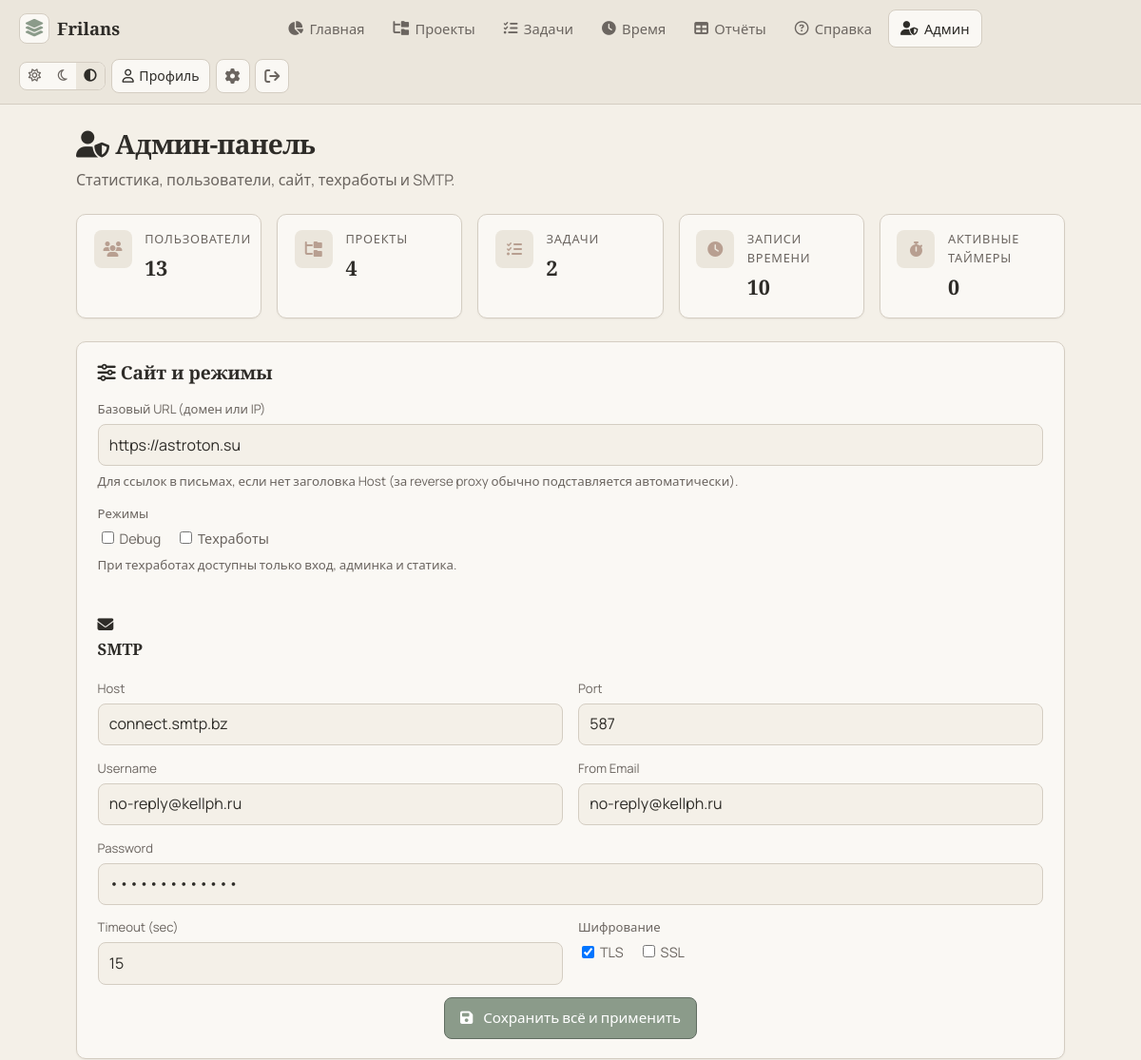
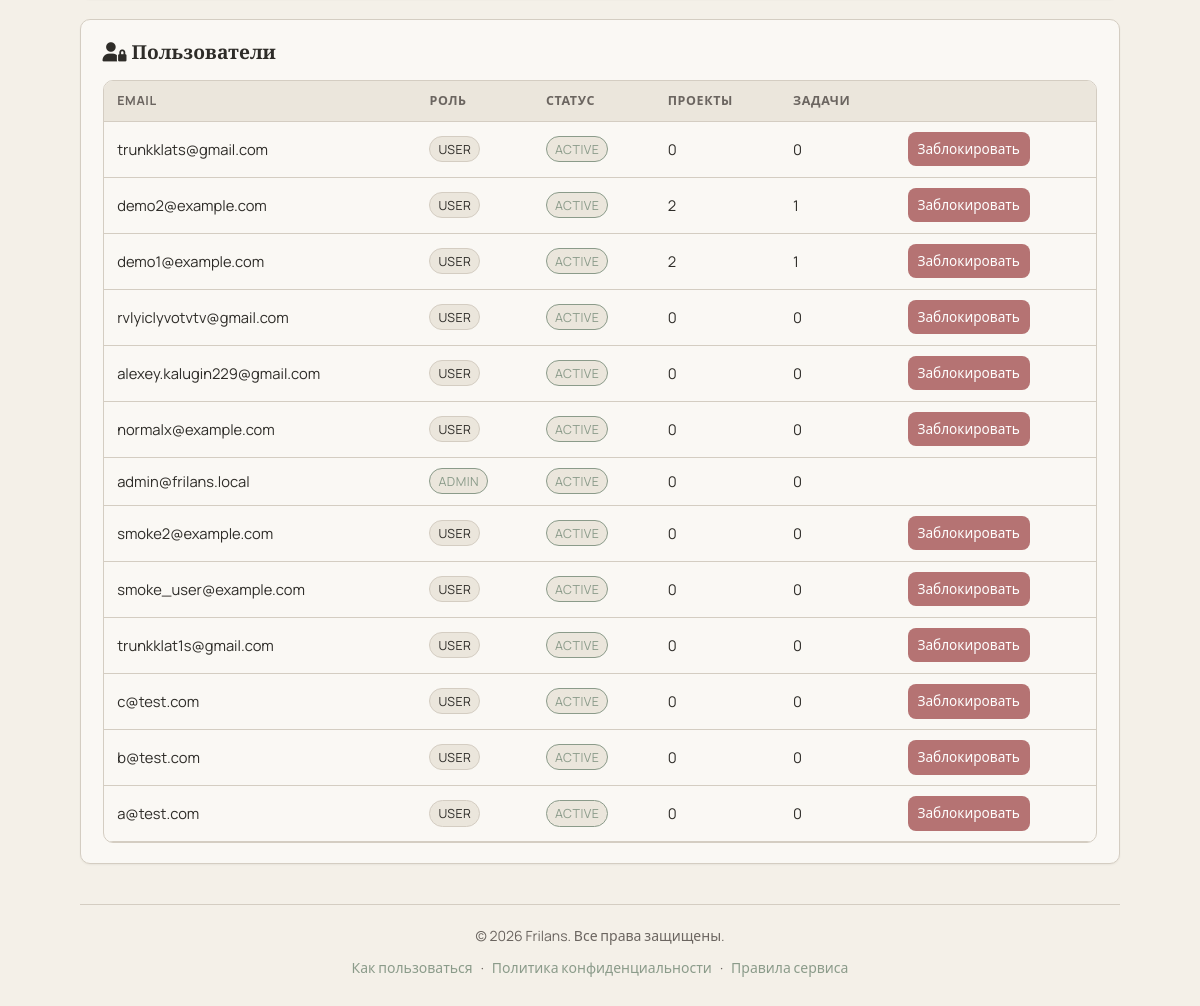
/admin (signed in), run on the app's committed database (2 pictures, top to bottom).
### app/models.py (models this page shows)
class User(Base):
    __tablename__ = "users"
    id: Mapped[int] = mapped_column(Integer, primary_key=True, autoincrement=True)
    email: Mapped[str] = mapped_column(String(255), unique=True, index=True)
    hashed_password: Mapped[str] = mapped_column(String(255))
    email_verified: Mapped[bool] = mapped_column(Boolean, default=False)
    verification_token: Mapped[str | None] = mapped_column(String(64), nullable=True, index=True)
    verification_expires_at: Mapped[datetime | None] = mapped_column(DateTime, nullable=True)
    currency: Mapped[str] = mapped_column(String(8), default="RUB")
    date_format: Mapped[str] = mapped_column(String(32), default="DD.MM.YYYY")
    theme: Mapped[str] = mapped_column(String(16), default=ThemePreference.system.value)
    is_admin: Mapped[bool] = mapped_column(Boolean, default=False)
    is_blocked: Mapped[bool] = mapped_column(Boolean, default=False)
    created_at: Mapped[datetime] = mapped_column(DateTime, default=datetime.utcnow)
    projects: Mapped[list["Project"]] = relationship(back_populates="user", cascade="all, delete-orphan")
    tags: Mapped[list["Tag"]] = relationship(back_populates="user", cascade="all, delete-orphan")

### app/main.py (the view)
@app.get("/admin", response_class=HTMLResponse)
async def admin_page(request: Request, db: Annotated[Session, Depends(get_db)]):
    admin = require_admin(request, db)
    users = db.execute(select(User).order_by(User.created_at.desc())).scalars().all()
    projects_count = db.scalar(select(func.count(Project.id))) or 0
    tasks_count = db.scalar(select(func.count(Task.id))) or 0
    time_entries_count = db.scalar(select(func.count(TimeEntry.id))) or 0
    active_timers_count = db.scalar(select(func.count(ActiveTimer.user_id))) or 0
    user_cards = []
    for u in users:
        p_count = db.scalar(select(func.count(Project.id)).where(Project.user_id == u.id)) or 0
        t_count = db.scalar(
            select(func.count(Task.id)).where(Task.project_id.in_(select(Project.id).where(Project.user_id == u.id)))
        ) or 0
        user_cards.append({"user": u, "projects": p_count, "tasks": t_count})
    return templates.TemplateResponse(
        "admin.html",
        {
            "request": request,
            "user": admin,
            "flash": pop_flash(request),
            "title": "Админ-панель",
            "nav": "admin",
            "users": user_cards,
            "projects_count": projects_count,
            "tasks_count": tasks_count,
            "time_entries_count": time_entries_count,
            "active_timers_count": active_timers_count,
            "settings": app_cfg.SETTINGS,
        },
    )

### templates/admin.html (shortened to what this page needs)
{% extends "base.html" %}
{% block content %}
<div class="page-head">
  <h1 class="h1"><i class="fa-solid fa-user-shield" aria-hidden="true"></i> Админ-панель</h1>
  <p class="lede muted">Статистика, пользователи, сайт, техработы и SMTP.</p>
</div>
<section class="grid-stats" aria-label="Статистика системы">
  <article class="stat-card"><div class="stat-card__icon"><i class="fa-solid fa-users" aria-hidden="true"></i></div><div class="stat-card__body"><p class="stat-card__label">Пользователи</p><p class="stat-card__value">{{ users|length }}</p></div></article>
  <article class="stat-card"><div class="stat-card__icon"><i class="fa-solid fa-folder-tree" aria-hidden="true"></i></div><div class="stat-card__body"><p class="stat-card__label">Проекты</p><p class="stat-card__value">{{ projects_count }}</p></div></article>
  <article class="stat-card"><div class="stat-card__icon"><i class="fa-solid fa-list-check" aria-hidden="true"></i></div><div class="stat-card__body"><p class="stat-card__label">Задачи</p><p class="stat-card__value">{{ tasks_count }}</p></div></article>
  <article class="stat-card"><div class="stat-card__icon"><i class="fa-solid fa-clock" aria-hidden="true"></i></div><div class="stat-card__body"><p class="stat-card__label">Записи времени</p><p class="stat-card__value">{{ time_entries_count }}</p></div></article>
  <article class="stat-card"><div class="stat-card__icon"><i class="fa-solid fa-stopwatch" aria-hidden="true"></i></div><div class="stat-card__body"><p class="stat-card__label">Активные таймеры</p><p class="stat-card__value">{{ active_timers_count }}</p></div></article>
</section>
<section class="card">
  <h2 class="h2"><i class="fa-solid fa-sliders" aria-hidden="true"></i> Сайт и режимы</h2>
  <form method="post" action="/admin/config" class="form-grid form-grid--2">
    <label class="field field--full"><span class="field__label">Базовый URL (домен или IP)</span>
      <input class="input" name="base_url" value="{{ settings.BASE_URL }}" placeholder="https://example.com">
      <small class="muted">Для ссылок в письмах, если нет заголовка Host (за reverse proxy обычно подставляется автоматически).</small>
    </label>
    <label class="field"><span class="field__label">Режимы</span>
      <div class="chk-group">
        <label class="chk"><input type="checkbox" name="debug" value="true" {% if settings.DEBUG %}checked{% endif %}> Debug</label>
        <label class="chk"><input type="checkbox" name="maintenance" value="true" {% if settings.MAINTENANCE %}checked{% endif %}> Техработы</label>
      </div>
      <small class="muted">При техработах доступны только вход, админка и статика.</small>
    </label>
    <div class="field field--full" style="margin:0;"><hr style="border:0;border-top:1px solid var(--border, #ded8cc);"></div>
    <h3 class="h3 field field--full"><i class="fa-solid fa-envelope" aria-hidden="true"></i> SMTP</h3>
    <label class="field"><span class="field__label">Host</span><input class="input" name="host" value="{{ settings.SMTP_HOST }}"></label>
    <label class="field"><span class="field__label">Port</span><input class="input" name="port" type="number" value="{{ settings.SMTP_PORT }}" min="1"></label>
    <label class="field"><span class="field__label">Username</span><input class="input" name="username" value="{{ settings.SMTP_USERNAME }}"></label>
    <label class="field"><span class="field__label">From Email</span><input class="input" name="from_email" value="{{ settings.SMTP_FROM_EMAIL }}"></label>
    <label class="field field--full"><span class="field__label">Password</span><input class="input" name="password" type="password" value="{{ settings.SMTP_PASSWORD }}"></label>
    <label class="field"><span class="field__label">Timeout (sec)</span><input class="input" type="number" name="timeout_seconds" value="{{ settings.SMTP_TIMEOUT_SECONDS }}" min="5"></label>
    <label class="field"><span class="field__label">Шифрование</span>
      <div class="chk-group">
        <label class="chk"><input type="checkbox" name="use_tls" value="true" {% if settings.SMTP_USE_TLS %}checked{% endif %}> TLS</label>
        <label class="chk"><input type="checkbox" name="use_ssl" value="true" {% if settings.SMTP_USE_SSL %}checked{% endif %}> SSL</label>
      </div>
    </label>
    <div class="field field--full actions-row">
      <button type="submit" class="btn btn--primary"><i class="fa-solid fa-floppy-disk" aria-hidden="true"></i><span>Сохранить всё и применить</span></button>
    </div>
  </form>
</section>
<section class="card">
  <h2 class="h2"><i class="fa-solid fa-user-lock" aria-hidden="true"></i> Пользователи</h2>
  <div class="table-wrap">
    <table class="data-table">
      <thead><tr><th>Email</th><th>Роль</th><th>Статус</th><th>Проекты</th><th>Задачи</th><th></th></tr></thead>
      <tbody>
      {% for row in users %}
        <tr>
          <td>{{ row.user.email }}</td>
          <td>{% if row.user.is_admin %}<span class="pill pill--active">admin</span>{% else %}<span class="pill">user</span>{% endif %}</td>
          <td>{% if row.user.is_blocked %}<span class="pill pill--archived">blocked</span>{% else %}<span class="pill pill--active">active</span>{% endif %}</td>
          <td>{{ row.projects }}</td>
          <td>{{ row.tasks }}</td>
          <td>
            {% if not row.user.is_admin and row.user.id != user.id %}
            <form method="post" action="/admin/user/{{ row.user.id }}/toggle-block">
              <button type="submit" class="btn btn--sm {% if row.user.is_blocked %}btn--ghost{% else %}btn--danger{% endif %}">{% if row.user.is_blocked %}Разблокировать{% else %}Заблокировать{% endif %}</button>
            </form>
            {% endif %}
          </td>
        </tr>
      {% endfor %}
      </tbody>
    </table>
  </div>
</section>
{% endblock %}

### static/css/app.css (style rules this page uses)
:root { color-scheme: light; --font-sans: "Manrope", system-ui, sans-serif; --font-serif: "Spectral", Georgia, serif; --paper: #f4f0e8; --paper2: #ebe6dc; --ink: #2e2c28; --muted: #6b6560; --line: #d4cdc2; --accent: #8b9b8a; --accent2: #b89f91; --warn: #c9a66b; --danger: #b57373; --card: #faf8f4; --shadow: rgba(46, 44, 40, 0.06); --radius: 10px; --ease: cubic-bezier(0.33, 1, 0.68, 1); }
@media (prefers-color-scheme: light) { [data-theme="system"] { color-scheme: light; } }
*, *::before, *::after { box-sizing: border-box; }
html { scroll-behavior: smooth; }
body { margin: 0; font-family: var(--font-sans); font-size: 1rem; line-height: 1.55; color: var(--ink); background: var(--paper); min-height: 100vh; text-rendering: optimizeLegibility; -webkit-font-smoothing: antialiased; }
.h1, .h2, .h3 { font-family: var(--font-serif); font-weight: 600; line-height: 1.25; margin: 0 0 0.5rem; }
.h1 { font-size: 1.75rem; letter-spacing: -0.02em; }
.h2 { font-size: 1.2rem; margin-bottom: 1rem; }
.h3 { font-size: 1.05rem; }
.lede { font-size: 1rem; margin: 0; }
.muted { color: var(--muted); }
.auth-links i, .field__label i, .btn i, .top-nav__link i, .user-chip i, .icon-btn i { margin-right: 0.28rem; }
.page-head { margin-bottom: 1.5rem; }
.card { background: var(--card); border: 1px solid var(--line); border-radius: var(--radius); padding: 1.25rem 1.35rem; margin-bottom: 1.25rem; box-shadow: 0 1px 2px var(--shadow); }
.grid-stats { display: grid; grid-template-columns: repeat(auto-fit, minmax(180px, 1fr)); gap: 1rem; margin-bottom: 1.5rem; }
.stat-card { display: flex; gap: 0.85rem; align-items: flex-start; padding: 1rem 1.1rem; background: var(--card); border: 1px solid var(--line); border-radius: var(--radius); box-shadow: 0 1px 2px var(--shadow); }
.stat-card__icon { width: 2.5rem; height: 2.5rem; border-radius: 8px; background: var(--paper2); display: grid; place-items: center; color: var(--accent2); flex-shrink: 0; }
.stat-card__label { margin: 0; font-size: 0.8rem; color: var(--muted); text-transform: uppercase; letter-spacing: 0.06em; }
.stat-card__value { margin: 0.15rem 0 0; font-family: var(--font-serif); font-size: 1.35rem; font-weight: 600; }
.form-grid { display: grid; gap: 0.85rem 1rem; }
.form-grid--2 { grid-template-columns: repeat(2, 1fr); }
.field--full { grid-column: 1 / -1; }
.field { display: flex; flex-direction: column; gap: 0.35rem; }
.field__label { font-size: 0.82rem; color: var(--muted); }
.input { font: inherit; padding: 0.55rem 0.7rem; min-height: 2.75rem; border: 1px solid var(--line); border-radius: 8px; background: var(--paper); color: var(--ink); }
.btn { display: inline-flex; align-items: center; justify-content: center; gap: 0.4rem; padding: 0.55rem 1rem; font: inherit; font-size: 0.95rem; border-radius: 8px; border: 1px solid transparent; cursor: pointer; text-decoration: none; transition: background 0.2s, border-color 0.2s, color 0.2s; }
.btn--primary { background: var(--accent); color: #fff; border-color: color-mix(in srgb, var(--accent) 70%, #000); }
.btn--danger { background: var(--danger); color: #fff; }
.btn--sm { padding: 0.35rem 0.55rem; font-size: 0.85rem; }
.actions-row { display: flex; flex-wrap: wrap; gap: 0.5rem; align-items: center; }
.table-wrap { overflow-x: auto; border: 1px solid var(--line); border-radius: var(--radius); background: var(--card); }
.data-table { width: 100%; border-collapse: collapse; font-size: 0.92rem; }
.data-table th, .data-table td { padding: 0.65rem 0.85rem; text-align: left; border-bottom: 1px solid var(--line); }
.data-table th { font-size: 0.78rem; text-transform: uppercase; letter-spacing: 0.05em; color: var(--muted); background: var(--paper2); }
.pill { display: inline-block; padding: 0.15rem 0.5rem; border-radius: 999px; font-size: 0.78rem; text-transform: uppercase; letter-spacing: 0.04em; background: var(--paper2); border: 1px solid var(--line); }
.pill--active { border-color: var(--accent); color: var(--accent); }
.chk-group { display: flex; flex-wrap: wrap; gap: 0.5rem 1rem; }
.chk { font-size: 0.9rem; color: var(--muted); }

### data on the page
User: user.email "trunkklats@gmail.com"
User: user.email "demo2@example.com"
User: user.email "demo1@example.com"
User: user.email "rvlyiclyvotvtv@gmail.com"
User: user.email "alexey.kalugin229@gmail.com"
User: user.email "normalx@example.com"
User: user.email "admin@frilans.local", email_verified True (drawn)
User: user.email "smoke2@example.com"
User: user.email "smoke_user@example.com"
User: user.email "trunkklat1s@gmail.com"
User: user.email "c@test.com"
User: user.email "b@test.com"
User: user.email "a@test.com"

### other printed values
{{ users|length }} "13"
{{ projects_count }} "4"
{{ tasks_count }} "2"
{{ time_entries_count }} "10"
{{ active_timers_count }} "0"
{{ row.projects }} "0" "2" "2" "0" "0" "0" "0" "0" "0" "0" "0" "0" "0"
{{ row.tasks }} "0" "1" "1" "0" "0" "0" "0" "0" "0" "0" "0" "0" "0"
